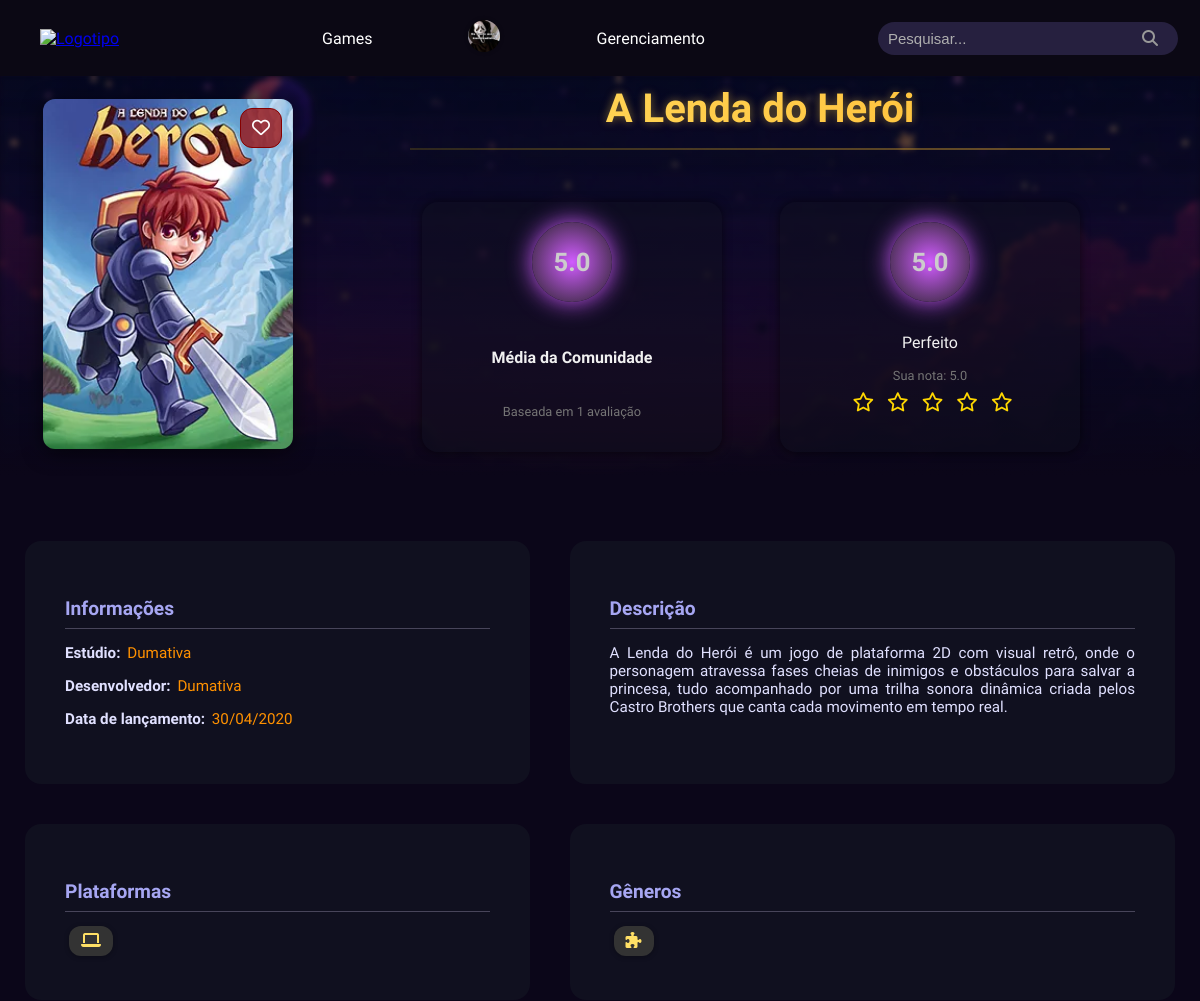
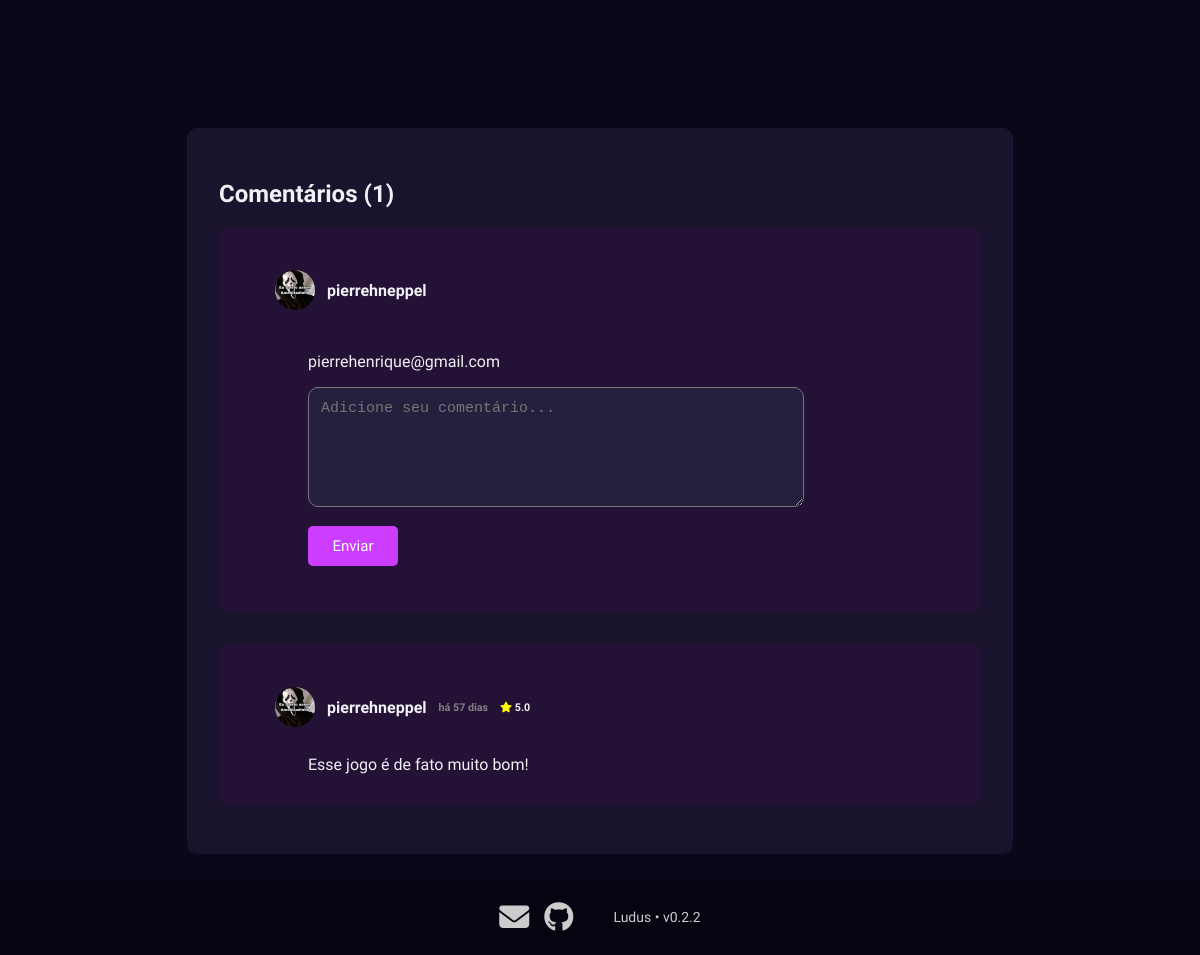
Page /Site/dashboard.php?id=1 (signed in) on the committed database (2 pictures, top to bottom).
### tables this page shows
CREATE TABLE `jogo` (
  `id` int NOT NULL AUTO_INCREMENT,
  `nome` varchar(100) NOT NULL,
  `estudio` varchar(100) DEFAULT NULL,
  `desenvolvedor` varchar(100) DEFAULT NULL,
  `descricao` text,
  `imagem` varchar(255) DEFAULT 'img/jogos/default.png',
  `data_lancamento` date DEFAULT NULL,
  `id_usuario` int NOT NULL,
  PRIMARY KEY (`id`),
  KEY `fk_jogo_usuario` (`id_usuario`),
  CONSTRAINT `fk_jogo_usuario` FOREIGN KEY (`id_usuario`) REFERENCES `usuario` (`id`)
);

CREATE TABLE `avaliacao` (
  `id` int NOT NULL AUTO_INCREMENT,
  `nota` decimal(2,1) NOT NULL,
  `data_avaliacao` datetime NOT NULL DEFAULT CURRENT_TIMESTAMP,
  `texto` text,
  `id_jogo` int NOT NULL,
  `id_usuario` int NOT NULL,
  PRIMARY KEY (`id`),
  KEY `fk_avaliacao_jogo` (`id_jogo`),
  KEY `fk_avaliacao_usuario` (`id_usuario`),
  CONSTRAINT `fk_avaliacao_jogo` FOREIGN KEY (`id_jogo`) REFERENCES `jogo` (`id`),
  CONSTRAINT `fk_avaliacao_usuario` FOREIGN KEY (`id_usuario`) REFERENCES `usuario` (`id`),
  CONSTRAINT `avaliacao_chk_1` CHECK ((`nota` between 0 and 5))
);

CREATE TABLE `usuario` (
  `id` int NOT NULL AUTO_INCREMENT,
  `nome` varchar(30) NOT NULL,
  `email` varchar(100) NOT NULL,
  `tipo` enum('jogador','desenvolvedor','administrador') NOT NULL,
  `senha` varchar(255) NOT NULL,
  `foto_perfil` varchar(255) DEFAULT 'img/usuarios/default.png',
  `data_cadastro` datetime DEFAULT CURRENT_TIMESTAMP,
  PRIMARY KEY (`id`),
  UNIQUE KEY `nome` (`nome`),
  UNIQUE KEY `email` (`email`)
);

CREATE TABLE `comentario` (
  `id` int NOT NULL AUTO_INCREMENT,
  `data_comentario` datetime NOT NULL DEFAULT CURRENT_TIMESTAMP,
  `texto` text NOT NULL,
  `id_usuario` int NOT NULL,
  `id_avaliacao` int NOT NULL,
  PRIMARY KEY (`id`),
  KEY `fk_comentario_usuario` (`id_usuario`),
  KEY `fk_comentario_avaliacao` (`id_avaliacao`),
  CONSTRAINT `fk_comentario_avaliacao` FOREIGN KEY (`id_avaliacao`) REFERENCES `avaliacao` (`id`),
  CONSTRAINT `fk_comentario_usuario` FOREIGN KEY (`id_usuario`) REFERENCES `usuario` (`id`)
);

### Site/dashboard.php (the view, shortened to what this page needs)
<?php
require_once "config.php";
$id = isset($_GET['id']) ? intval($_GET['id']) : 0;
if (!empty($_SESSION['id_usuario'])) {
	$user_id = $_SESSION['id_usuario'] ;
}
$stmt = $mysqli->prepare("SELECT nome, email, foto_perfil FROM usuario WHERE id = ?");
$stmt->bind_param("i", $user_id);
$stmt->execute();
$resultado = $stmt->get_result();
$usuario = $resultado->fetch_assoc();
$consulta = $mysqli->prepare("SELECT jogo.id AS id_jogo, jogo.nome, jogo.descricao, jogo.imagem, jogo.data_lancamento, jogo.estudio, jogo.desenvolvedor, GROUP_CONCAT(DISTINCT
genero.nome ORDER BY genero.nome SEPARATOR ', ') AS genero, GROUP_CONCAT(DISTINCT plataforma.nome ORDER BY plataforma.nome SEPARATOR ', ') AS plataforma FROM jogo LEFT JOIN
jogo_possui_genero ON jogo.id = jogo_possui_genero.id_jogo LEFT JOIN genero ON genero.id = jogo_possui_genero.id_genero LEFT JOIN jogo_possui_plataforma ON jogo.id = jogo_possui_plataforma.id_jogo
LEFT JOIN plataforma ON plataforma.id = jogo_possui_plataforma.id_plataforma WHERE jogo.id = ? GROUP BY jogo.id");
$consulta->bind_param("i", $id);
$consulta->execute();
$resultado = $consulta->get_result();
$jogo = $resultado->fetch_assoc();
$consulta = $mysqli->prepare("SELECT comentario.data_comentario, comentario.texto, usuario.nome AS nome_usuario, usuario.email, usuario.foto_perfil, avaliacao.nota FROM comentario
INNER JOIN usuario ON comentario.id_usuario = usuario.id INNER JOIN avaliacao ON comentario.id_avaliacao = avaliacao.id WHERE avaliacao.id_jogo = ?");
$consulta->bind_param("i", $id);
$consulta->execute();
$resultado = $consulta->get_result();
$comentarios = [];
while ($linha = $resultado->fetch_assoc()) {
    $comentarios[] = $linha;
}
$nota_usuario = 0.0;
if (!empty($user_id)) {
    $stmt = $mysqli->prepare("SELECT nota FROM avaliacao WHERE id_jogo = ? AND id_usuario = ?");
    $stmt->bind_param("ii", $id, $user_id);
    $stmt->execute();
    $resultado = $stmt->get_result();
    if ($avaliacao = $resultado->fetch_assoc()) {
        $nota_usuario = floatval($avaliacao['nota']);
    } else {
        $nota_usuario = 0.0;
    }
}
$media_comunidade = null;
$stmt = $mysqli->prepare("SELECT AVG(nota) FROM avaliacao WHERE id_jogo = ?");
$stmt->bind_param("i", $id);
$stmt->execute();
$stmt->bind_result($media_comunidade);
?>
<!DOCTYPE html>
<html lang="pt-BR">
<head>
    <link rel="stylesheet" href="./css/style.css" />
    <link rel="stylesheet" href="./css/dash.css" />
    <link rel="stylesheet" href="https://cdnjs.cloudflare.com/ajax/libs/font-awesome/6.5.0/css/all.min.css">
</head>
<body>
    <main>
        <section class="hero">
            <img src="img/HeroStars.png" alt="Banner Ludus Games" class="hero-banner">
            <div class="hero-img-container">
                <img src="<?= $jogo["imagem"]; ?>" alt="Capa do jogo" class="hero-img" />
                <?php
                $favoritado = false;
                if (isset($_SESSION['id_usuario'])) {
                    $stmt = $mysqli->prepare("SELECT 1 FROM usuario_favorita_jogo WHERE id_usuario = ? AND id_jogo = ?");
                    $stmt->bind_param("ii", $_SESSION['user_id'], $jogo['id_jogo']);
                    $stmt->execute();
                    $stmt->store_result();
                    $favoritado = $stmt->num_rows > 0;
                }
                ?>
                <button class="btn-favorito-overlay <?= $favoritado ? 'favoritado' : '' ?>"
                    data-jogo-id="<?= $jogo['id_jogo'] ?>" data-usuario-id="<?= $_SESSION['id_usuario'] ?? '' ?>">
                    <i class="fa-heart <?= $favoritado ? 'fas' : 'far' ?> icone-coracao"></i>
                </button>
            </div>
            <section class="hero-title-pai">
                <div class="hero-title">
                    <h1 class="titulo-jogo"><?= $jogo["nome"]; ?></h1>
                    <div class="linha-horizontal"></div>
                    <section class="cards-container">
                        <div class="card-hero">
                            <div class="avaliacao-card nova">
                                <div class="orbe media" id="orbe-comunidade">
                                    <span
                                        id="nota-comunidade"><?= number_format(floatval($media_comunidade ?? 0), 1) ?></span>
                                </div>
                                <div class="avaliacao-content">
                                    <h4>Média da Comunidade</h4>
                                    <small id="total-avaliacoes">Baseada em 0 avaliações</small>
                                </div>
                            </div>
                        </div>
                        <div class="card-hero user-avaliacao ">
                            <?php
                            $nota_usuario = isset($nota_usuario) ? floatval($nota_usuario) : 0.0;
                            ?>
                            <div class="avaliacao-card nova">
                                <div class="orbe usuario" id="orbe"><span id="nota-texto">0.0</span></div>
                                <div class="avaliacao-content">
                                    <div id="label-nota" class="label-nota">Em progresso</div>
                                    <small id="user-avaliacao-text">
                                        <?= $nota_usuario > 0 ? "Sua nota: " . number_format($nota_usuario, 1) : "Você ainda não avaliou" ?>
                                        <div class="avaliacao-container">
                                            <div class="estrelas" id="estrelas" data-jogo-id="<?= $jogo['id_jogo'] ?>">
                                                <i class="fa-regular fa-star" data-value="1"></i>
                                                <i class="fa-regular fa-star" data-value="2"></i>
                                                <i class="fa-regular fa-star" data-value="3"></i>
                                                <i class="fa-regular fa-star" data-value="4"></i>
                                                <i class="fa-regular fa-star" data-value="5"></i>
                                            </div>
                                        </div>
                                    </small>
                                </div>
                            </div>
                        </div>
                    </section>
            </section>
        </section>
        <section class="section info">
            <div class="card info-card">
                <h2>Informações</h2>
                <p><strong>Estúdio:</strong>
                    <span class="text-style"><?= $jogo["estudio"]; ?></span>
                </p>
                <p><strong>Desenvolvedor:</strong>
                    <span class="text-style"><?= $jogo["desenvolvedor"]; ?></span>
                </p>
                <p><strong>Data de lançamento:</strong>
                    <span class="text-style"><?= date("d/m/Y", strtotime($jogo["data_lancamento"])); ?></span>
                </p>
            </div>
            <div class="card info-card">
                <h2>Descrição</h2>
                <p><?= $jogo["descricao"]; ?></p>
            </div>
            <div class="card info-card">
                <div class="tags">
                    <h2>Plataformas</h2>
                    <?php
                    $plataformas = explode(", ", $jogo["plataforma"]);
                    foreach ($plataformas as $plataforma) {
                        $icon = match (strtolower($plataforma)) {
                            "pc" => '<i class="fas fa-desktop"></i>',
                            "playstation" => '<i class="fab fa-playstation"></i>',
                            "xbox" => '<i class="fab fa-xbox"></i>',
                            "nintendo" => '<i class="fas fa-gamepad"></i>',
                            default => '<i class="fas fa-laptop"></i>',
                        };
                        echo "<span class='tag'>$icon $plataforma</span>";
                    }
                    ?>
                </div>
            </div>
            <div class="card info-card">
                <div class="tags">
                    <h2>Gêneros</h2>
                    <?php
                    $generos = explode(", ", $jogo["genero"]);
                    foreach ($generos as $genero) {
                        $icon = match (strtolower($genero)) {
                            "terror" => '<i class="fas fa-skull-crossbones"></i>',
                            "ação" => '<i class="fas fa-fist-raised"></i>',
                            "aventura" => '<i class="fas fa-hiking"></i>',
                            "estratégia" => '<i class="fas fa-chess-board"></i>',
                            "corrida" => '<i class="fas fa-flag-checkered"></i>',
                            default => '<i class="fas fa-puzzle-piece"></i>',
                        };
                        echo "<span class='tag'>$icon $genero</span>";
                    }
                    ?>
                </div>
            </div>
        </section>
        <section id="dash_main">
            <article class="p2">
                <?php
                $count = count($comentarios);
                echo "<h2>Comentários ($count)</h2> ";
                if (!empty($msg_erro)) { ?>
                    </div> <?php }
                if (isset($_SESSION['id_usuario'])) { ?>
                    <section class="coment_usu">
                        <figure class="usu_foto">
                            <img src="<?php echo $usuario["foto_perfil"]; ?>" alt="img" class="img_coment">
                            <h4><?php echo $usuario["nome"]; ?></h4>
                        </figure>
                        <div class="form_com">
                            <p><?php echo $usuario["email"]; ?></p>
                            <form method="POST" id="comentarioForm">
                                <textarea name="comentario" placeholder="Adicione seu comentário..."
                                    required></textarea><br>
                                <button type="button" id="btn_comentario">Enviar</button>
                            </form>
                        </div>
                    </section>
                <?php } else { ?>
                    <section class="coment_usu">
                        <p>Faça <a href="login.php">login</a> para comentar ou <a href="cadastro.php">cadastre-se</a>
                        </p>
                    </section> <?php } ?>
                <div class="coment_usu_pb">
                    <?php
                    foreach ($comentarios as $coment) { ?>
                    <section class="coment_usu">
                    <figure class="usu_foto">
                        <img src="<?php echo $coment["foto_perfil"]; ?>" alt="img" class="img_coment">
                        <h4><?php echo $coment["nome_usuario"]; ?></h4>
                           <?php
                             $data_comentario = strtotime($coment["data_comentario"]);
                             echo '<h6 class="datime" data-comentario="' . $data_comentario . '"></h6>';
                              ?>
                        <h6><?php echo '<i class="fas fa-star"></i>' . " " . $coment["nota"]; ?></h6>
                    </figure>
                        <p class="form_com" ><?php echo $coment["texto"]; ?></p>
                </section>
                    <?php } ?>
                </div>
            </article>
        </section>
    </main>
    <?php include __DIR__ . '/footers/footer.php'; ?>
</body>
</html>

### Site/css/style.css (style rules this page uses)
html { margin: 0; padding: 0; }
* { box-sizing: border-box; }
html { height: 100%; min-height: 100%; }
body { margin: 0; padding: 0; font-family: 'comfortaa', sans-serif; background-color: #0e0a1a; color: #d9d9d9; display: flex; flex-direction: column; min-height: 100vh; }
main { background-color: #0b0619; }
span { color: #ccc; }
.avaliacao-card { display: flex; background-color: #1a132d; border-radius: 10px; padding: 1rem; gap: 1rem; color: #eee; margin-bottom: 1rem; }

### rows in the picture
jogo: imagem (picture), estudio "Dumativa", desenvolvedor "Dumativa", data_lancamento "30/04/2020", descricao "A Lenda do Herói é um jogo de plataforma 2D com visual retrô, onde o personagem atravessa fases cheias de inimigos e obstáculos para salvar a princesa, tudo acompanhado por uma trilha sonora dinâmica criada pelos Castro Brothers que canta cada movimento em tempo real."
avaliacao: nota "5.0"
usuario: foto_perfil (picture), nome "pierrehneppel", email "pierrehenrique@gmail.com"
comentario: id_usuario.foto_perfil (picture), id_usuario.nome "pierrehneppel", id_avaliacao.nota "5.0", texto "Esse jogo é de fato muito bom!"

### other values in the picture
$media_comunidade "5.0"
$count "1"
$version "v0.2.2"
